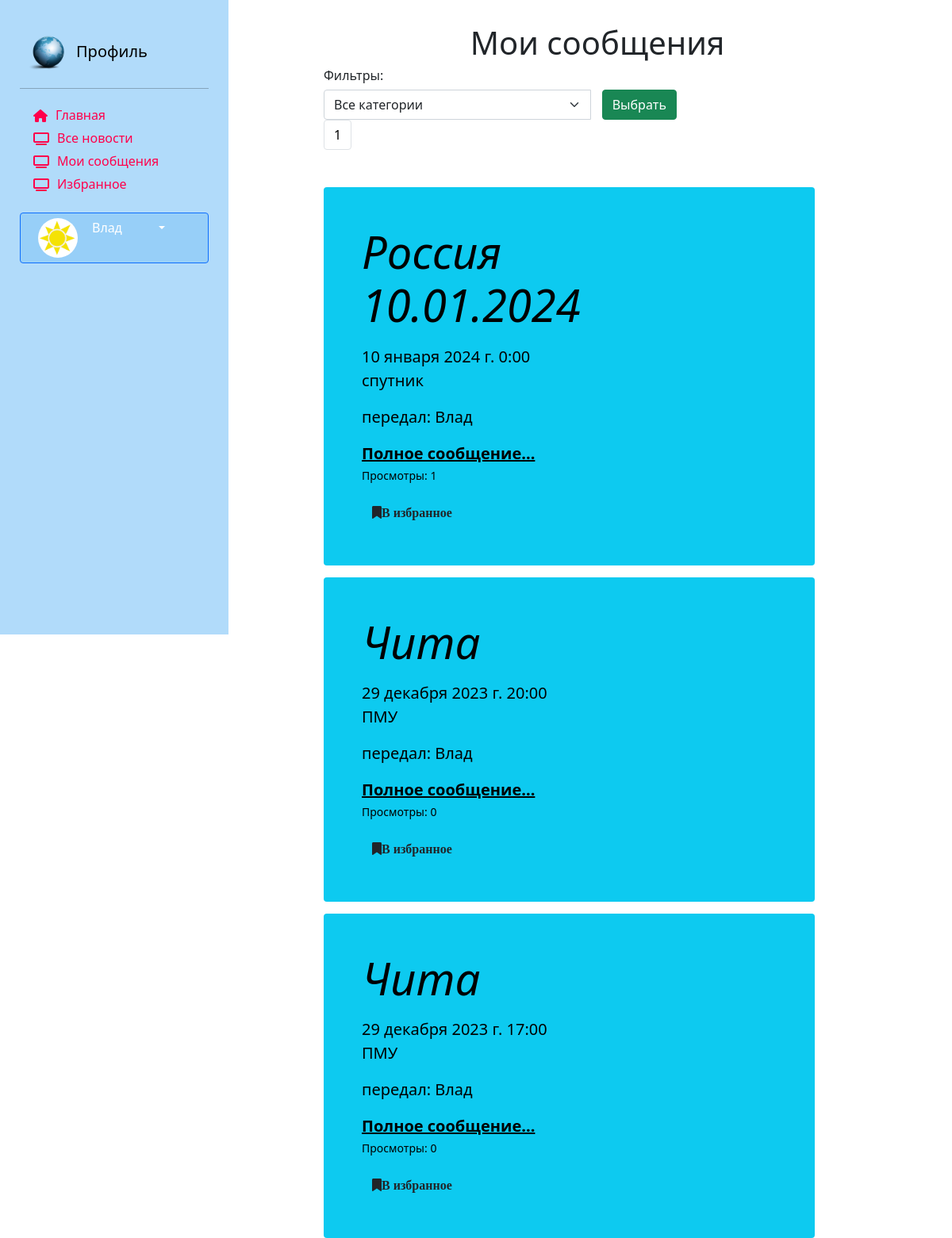
Before: /users/my_news (signed in) with the older database file.
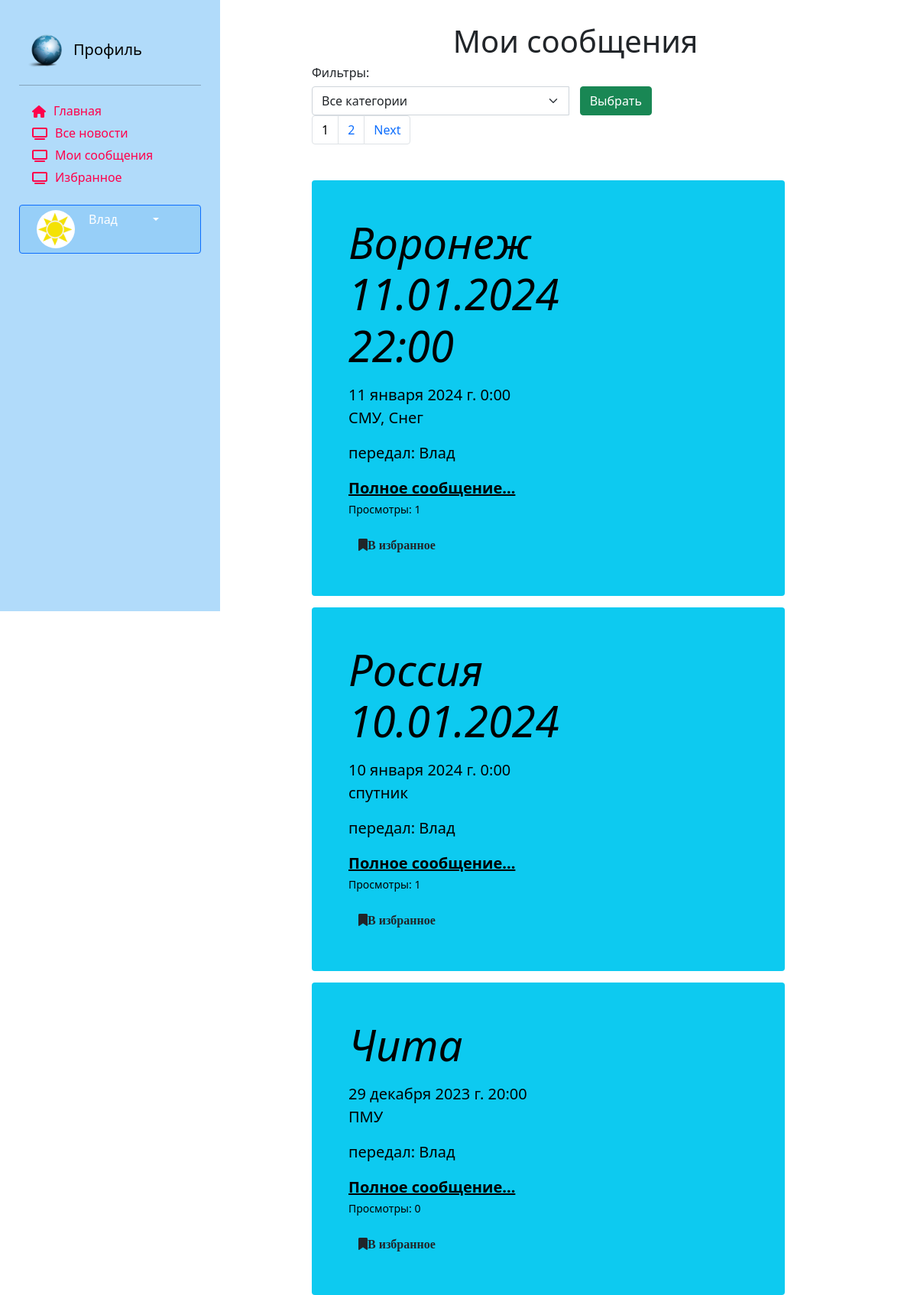
After: the same page with the newer database file.
### news/models.py (models this page shows, shortened)
class Article(models.Model):
    categories = (('ФП', 'Фактическая погода'),
                  ('ПП', 'Прогноз погоды'),
                  ('ШО', 'Штормовое оповещение'),
                  ('ШП', 'Штормовое предупреждение'),
                  ('КП', 'Карты погоды'))
    author = models.ForeignKey(User, on_delete=models.SET_NULL, null=True, verbose_name='Автор')
    title = models.CharField('Пункт', max_length=50, default='')
    category = models.CharField(choices=categories, max_length=25, verbose_name='Категория сообщения')
    anouncement = models.TextField('Анонс', max_length=250)
    text = models.TextField('Текст сообщения',
                            validators=[MinLengthValidator(20, 'the field must contain at least 20 characters')])
    date = models.DateTimeField('Дата наблюдения', auto_created=True)
    tags = models.ManyToManyField(to=Tag, blank=True, verbose_name='Явления')
    slug = models.SlugField()
    def get_views(self):
        return self.views.count()
    class Meta:
        ordering = ['-date', 'title']
        verbose_name = 'Сообщение'
        verbose_name_plural ='Сообщения'

### users/views.py (the view)
# urls.py: path('my_news', views.my_news, name='my_news')
def my_news(request):
    author = User.objects.get(id=request.user.id)
    categories = Article.categories
    articles = Article.objects.filter(author=author).order_by('-date')
    if request.method == "POST":
        selected_category = int(request.POST.get('category_filter'))
        request.session['selected_category'] = selected_category
        if selected_category != 0:
            articles = articles.filter(category__icontains=categories[selected_category-1][0]).order_by('-date')
    else:
        selected_category = request.session.get('selected_category')
        if selected_category != None and selected_category != 0:  # если не пустое - находим нужные ноновсти
            articles = articles.filter(category__icontains=categories[selected_category - 1][0])
    total = len(articles)
    p = Paginator(articles, 3)
    page_number = request.GET.get('page')
    page_obj = p.get_page(page_number)
    context = {'articles': page_obj, 'categories':categories, 'total': total,
               'selected_category': selected_category,}
    return render(request,'users/my_news.html', context)

### users/templatetags/users_extras.py (called while the page is built)
@register.filter(name="has_group")
def has_group(user,group_name):
    return user.groups.filter(name=group_name).exists()

### users/templates/users/my_news.html (shortened to what this page needs)
{% extends 'main/base_template.html' %}
{% load static %}
{% load bootstrap5 %}
{% block sidebar %} {% include 'users/user_profile.html' %} {% endblock %}
{% block content %}
{% if articles|length  != 0 %}
<div class="row">
    <div class="text-center" style="margin-top:30px;">
        <h1>Мои сообщения</h1>
    </div>
    <div class="content_center">
        <h6> Фильтры: </h6>
        <div class="form-group col-8">
            <form method="post">
                <div class="input-group">
                    <select class="form-select" name="category_filter" style="width:40%">
                        <option value="0">Все категории</option>
                    </select>
                    <span class="input-group-btn">
                        <input type="submit" class="btn btn-success" value="Выбрать" style="margin: 0 15px">
                    </span>
                </div>
            </form>
        </div>
        {% if total > 1 %}
            <div class="row">
                <nav aria-label="Page navigation example">
                  <ul class="pagination">
                      {% for p in articles.paginator.page_range %}
                        {% if articles.number == p %}
                            <li class="page-item"><p class="page-link" style="color:black;"> {{ p }}</p></li>
                        {% else %}
                            <li class="page-item"><a class="page-link" href="?page={{ p }}"> {{ p }}</a></li>
                        {% endif %}
                      {% endfor %}
                      {% if articles.has_next %}
                        <li class="page-item"><a class="page-link" href="?page={{ articles.next_page_number }}">Next</a></li>
                      {% endif %}
                  </ul>
                </nav>
            </div>
        {% endif %}
    </div>
    {% for article in articles %}
    <div class="single_news">
        <div class="p-4 p-md-5 text-black rounded bg-info">
            <div class="col-md-6 px-0">
                <h1 class="display-4 fst-italic"> {{ article.title }}</h1>
                <p class="lead my-3">{{ article.date }} {{ article.anouncement }}</p>
                <p class="lead my-3">передал: {{ article.author }} </p>
                <p class="lead mb-0"><a href="{% url 'news_detail' article.pk %}" class="text-black fw-bold">Полное
                    сообщение...</a></p>
                <p><small>Просмотры: {{ article.get_views }}</small></p>
                <a class="btn btn-succes" href="{% url 'favorites' article.pk %}"><i class="fa fa-bookmark menu icon">В избранное</i></a>
            </div>
        </div>
    </div>
    {% endfor %}
</div>
{% endif %}
{% endblock %}

Changed rows visible on the page:
no longer on this page (row unchanged): Article: title "Чита", date "29 декабря 2023 г. 17:00", anouncement "ПМУ", author "Влад", get_views "0"
added Article: title "Воронеж 11.01.2024 22:00", date "11 января 2024 г. 0:00", anouncement "СМУ, Снег", author "Влад", get_views "1"
Other visible differences:
new list line: "2"
text now shown: "Next"
